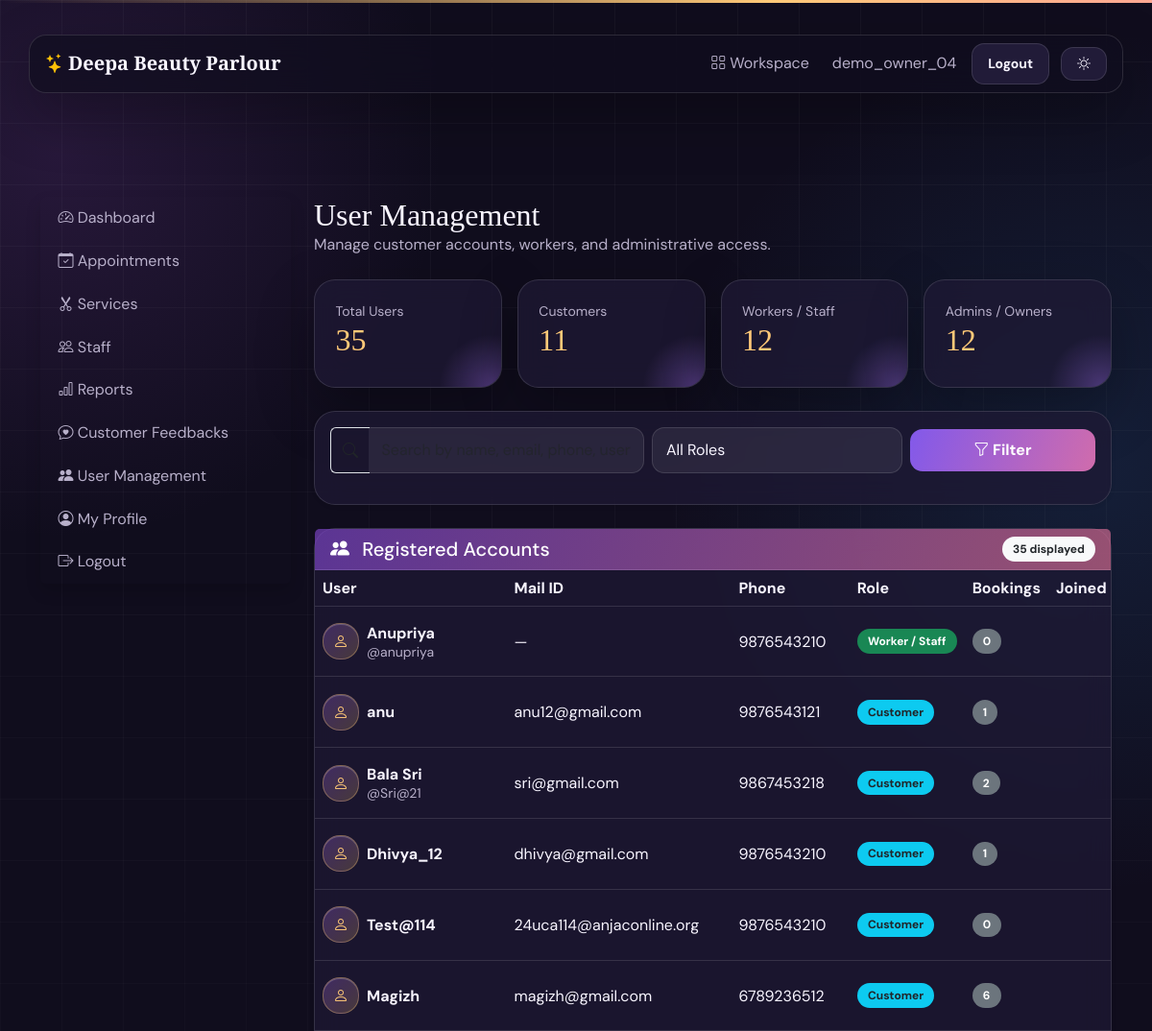
The page /owner/users/ (signed in, upper part) on the database as committed earlier.
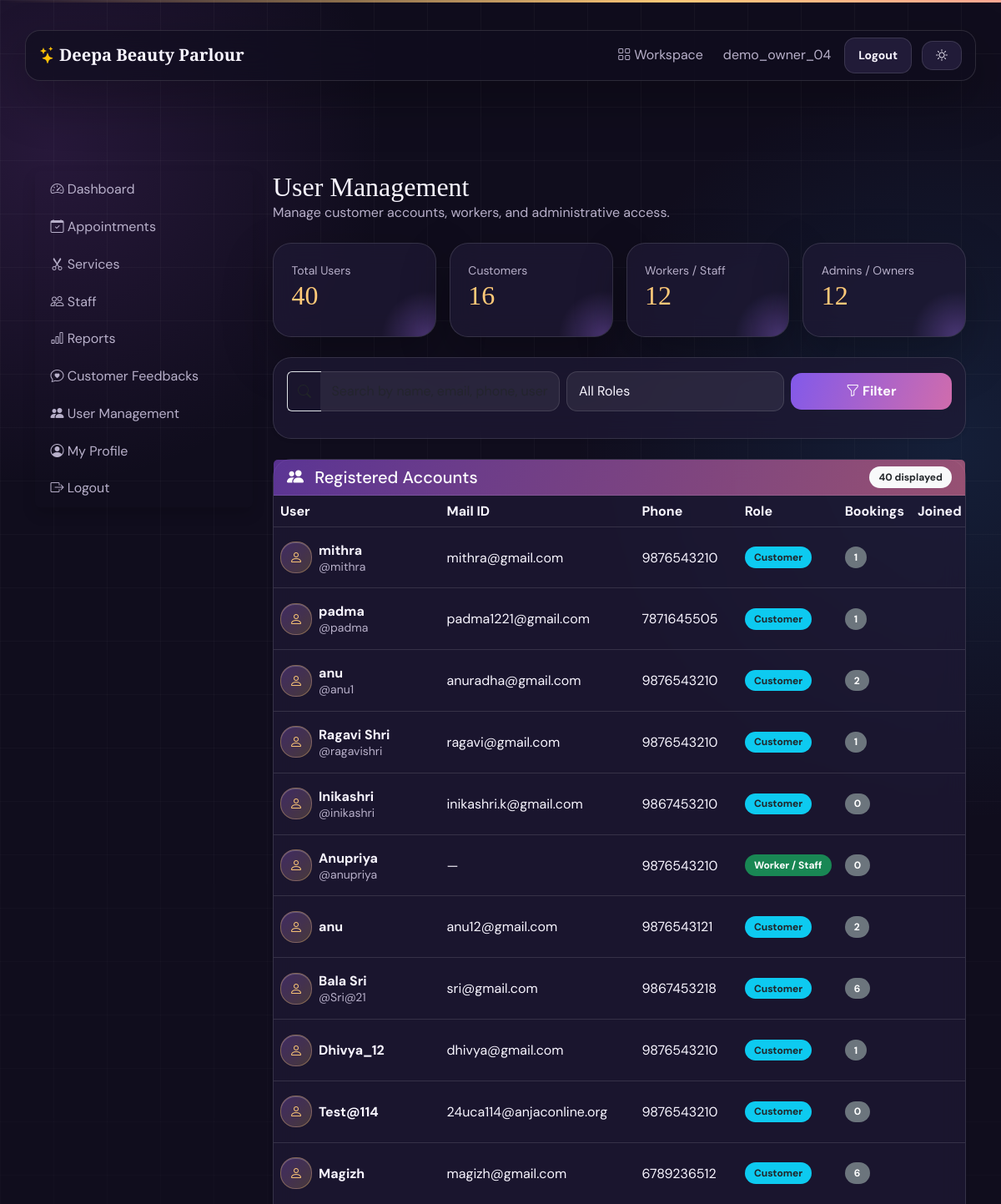
The same page on the database as committed later.
### accounts/models.py (models this page shows, shortened)
class User(AbstractUser):
    class Role(models.TextChoices):
        CUSTOMER = "CUSTOMER", "Customer"
        OWNER = "OWNER", "Salon Owner"
        STAFF = "STAFF", "Staff"
        SERVICE_MANAGER = "SERVICE_MANAGER", "Service Management"
        ADMIN = "ADMIN", "Admin"
    role = models.CharField(
        max_length=20,
        choices=Role.choices,
        default=Role.CUSTOMER
    )
    phone = models.CharField(max_length=15, blank=True)
    profile_image = models.ImageField(
        upload_to="profiles/",
        blank=True,
        null=True
    )
    created_at = models.DateTimeField(auto_now_add=True)

### owner/views.py (the view, shortened to what this page needs)
# urls.py: path("users/", user_list, name="owner_users"),
@owner_required
def user_list(request):
    users = User.objects.all().annotate(total_bookings=Count("appointments")).order_by("-id")
    role = request.GET.get("role")
    if role:
        users = users.filter(role=role)
    q = request.GET.get("q")
    return render(request, "owner/users.html", {
        "users": users,
        "total_users": User.objects.count(),
        "customer_count": User.objects.filter(role=User.Role.CUSTOMER).count(),
        "staff_count": User.objects.filter(role=User.Role.STAFF).count(),
        "admin_count": User.objects.filter(role__in=[User.Role.ADMIN, User.Role.OWNER]).count(),
    })

### templates/owner/users.html (shortened to what this page needs)
﻿{% extends "owner/base.html" %}
{% block owner_content %}
<div class="d-flex justify-content-between align-items-center mb-4 flex-wrap gap-2">
  <div>
    <h2 class="page-title mb-0">User Management</h2>
    <p class="text-muted mb-0">Manage customer accounts, workers, and administrative access.</p>
  </div>
</div>
<div class="row g-3 mb-4">
  <div class="col-6 col-md-3">
    <div class="card metric h-100">
      <small class="text-muted">Total Users</small>
      <h2>{{ total_users }}</h2>
    </div>
  </div>
  <div class="col-6 col-md-3">
    <div class="card metric h-100">
      <small class="text-muted">Customers</small>
      <h2>{{ customer_count }}</h2>
    </div>
  </div>
  <div class="col-6 col-md-3">
    <div class="card metric h-100">
      <small class="text-muted">Workers / Staff</small>
      <h2>{{ staff_count }}</h2>
    </div>
  </div>
  <div class="col-6 col-md-3">
    <div class="card metric h-100">
      <small class="text-muted">Admins / Owners</small>
      <h2>{{ admin_count }}</h2>
    </div>
  </div>
</div>
<div class="card card-body mb-4 shadow-sm">
  <form method="get" class="row g-2 align-items-center">
    <div class="col-md-5">
      <div class="input-group">
        <span class="input-group-text bg-transparent border-end-0"><i class="bi bi-search"></i></span>
        <input type="text" name="q" value="{{ request.GET.q|default:'' }}" class="form-control border-start-0" placeholder="Search by name, email, phone, username...">
      </div>
    </div>
    <div class="col-md-4">
      <select name="role" class="form-select">
        <option value="">All Roles</option>
      </select>
    </div>
    <div class="col-md-3 d-flex gap-2">
      <button class="btn btn-primary flex-grow-1"><i class="bi bi-funnel"></i> Filter</button>
    </div>
  </form>
</div>
<div class="card shadow-sm">
  <div class="card-header bg-primary text-white d-flex justify-content-between align-items-center">
    <h5 class="mb-0"><i class="bi bi-people-fill me-2"></i> Registered Accounts</h5>
    <span class="badge bg-light text-dark">{{ users|length }} displayed</span>
  </div>
  <div class="table-responsive">
    <table class="table align-middle mb-0">
      <thead>
        <tr>
          <th>User</th>
          <th>Mail ID</th>
          <th>Phone</th>
          <th>Role</th>
          <th>Bookings</th>
          <th>Joined</th>
        </tr>
      </thead>
      <tbody>
        {% for u in users %}
        <tr>
          <td>
            <div class="d-flex align-items-center gap-2">
              <div class="icon-dot" style="width:38px;height:38px;font-size:1rem;flex-shrink:0;">
                <i class="bi bi-person"></i>
              </div>
              <div>
                <strong>{{ u.get_full_name|default:u.username }}</strong>
                {% if u.get_full_name %}
                  <br><small class="text-muted">@{{ u.username }}</small>
                {% endif %}
              </div>
            </div>
          </td>
          <td>{{ u.email|default:"—" }}</td>
          <td>{{ u.phone|default:"—" }}</td>
          <td>
            {% if u.role == 'ADMIN' or u.role == 'OWNER' %}
              <span class="badge bg-danger text-white">{{ u.get_role_display }}</span>
            {% elif u.role == 'STAFF' %}
              <span class="badge bg-success text-white">Worker / Staff</span>
            {% else %}
              <span class="badge bg-info text-dark">Customer</span>
            {% endif %}
          </td>
          <td>
            <span class="badge bg-secondary">{{ u.total_bookings }}</span>
          </td>
          <td>
          </td>
        </tr>
        {% endfor %}
      </tbody>
    </table>
  </div>
</div>
{% endblock %}

Rows that differ between the two databases and show on the page:
added User: get_full_name "mithra", username "mithra", email "mithra@gmail.com", phone "9876543210", role "Customer", total_bookings "1"
added User: get_full_name "padma", username "padma", email "padma1221@gmail.com", phone "7871645505", role "Customer", total_bookings "1"
added User: get_full_name "anu", username "anu1", email "anuradha@gmail.com", phone "9876543210", role "Customer", total_bookings "2"
added User: get_full_name "Ragavi Shri", username "ragavishri", email "ragavi@gmail.com", phone "9876543210", role "Customer", total_bookings "1"
added User: get_full_name "Inikashri", username "inikashri", email "inikashri.k@gmail.com", phone "9867453210", role "Customer", total_bookings "0"
changed User "anu12@gmail.com": total_bookings "1" → "2"
changed User "Bala Sri": total_bookings "2" → "6"
Other text that changed with them:
{{ total_users }}: "35" → "40"
{{ customer_count }}: "11" → "16"
{{ users|length }}: "35" → "40"
